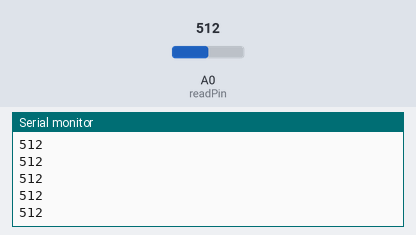
Recording of a sketch running on a simulated Arduino Uno, built with avr-gcc and run on an emulated ATmega328P. Shown: the last lines printed to the serial monitor. The test bench sets the inputs (shaded band); at power-on: A0 (readPin) = 512.

Above: at 1.2 s.
1.3 s: A0 (readPin) set to 716
At 2.4 s:
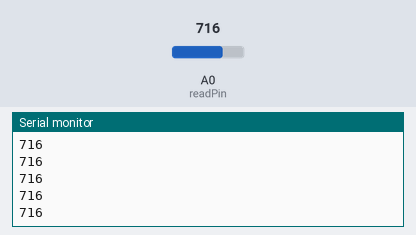
2.8 s: A0 (readPin) set to 900
At 3.4 s:
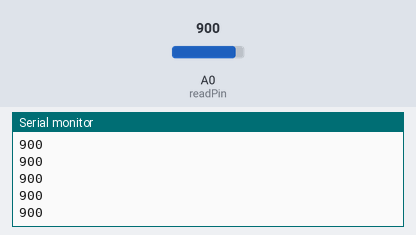
Timing chart, 0 to 5.8 s (numbered marks = the images above; inputs shaded):
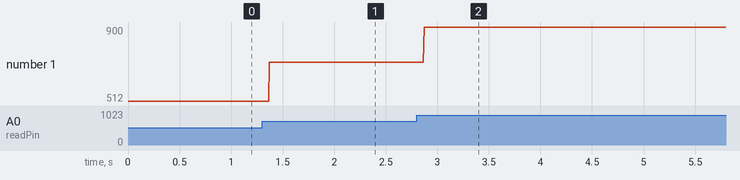

Measured:
- after the input at 1.3 s, the serial monitor: prints a new line after 0.07 s (image 1)
- after the input at 2.8 s, the serial monitor: prints a new line after 0.07 s (image 2)
- plotted number 1: 512 → 716 after the input at 1.3 s, 716 → 900 after the input at 2.8 s

The sketch:

Hall_Effect_Sensor_Reading_-_test.ino
```cpp
void setup() {
  const int readPin = A0;
  //const int powerPin = 5;
  pinMode(readPin, INPUT);
  Serial.begin(9600);
}

void loop() {
  const int readPin = A0;
  int sensorVal = analogRead(readPin);

  Serial.println(sensorVal);
  //Serial.println(sensorVal * (5.0/1023.0));

}
```
